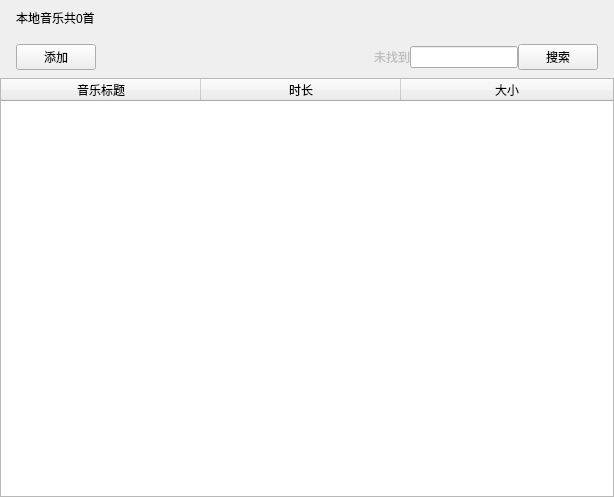
<?xml version="1.0" encoding="UTF-8"?>
<ui version="4.0">
 <class>LocalMusicWidget</class>
 <widget class="QWidget" name="LocalMusicWidget">
  <property name="geometry">
   <rect>
    <x>0</x>
    <y>0</y>
    <width>614</width>
    <height>497</height>
   </rect>
  </property>
  <property name="sizePolicy">
   <sizepolicy hsizetype="Minimum" vsizetype="Minimum">
    <horstretch>1</horstretch>
    <verstretch>0</verstretch>
   </sizepolicy>
  </property>
  <property name="minimumSize">
   <size>
    <width>400</width>
    <height>400</height>
   </size>
  </property>
  <property name="mouseTracking">
   <bool>true</bool>
  </property>
  <property name="windowTitle">
   <string>Form</string>
  </property>
  <layout class="QVBoxLayout" name="verticalLayout">
   <property name="spacing">
    <number>0</number>
   </property>
   <property name="leftMargin">
    <number>0</number>
   </property>
   <property name="topMargin">
    <number>0</number>
   </property>
   <property name="rightMargin">
    <number>0</number>
   </property>
   <property name="bottomMargin">
    <number>0</number>
   </property>
   <item>
    <layout class="QHBoxLayout" name="horizontalLayout">
     <property name="leftMargin">
      <number>16</number>
     </property>
     <property name="topMargin">
      <number>8</number>
     </property>
     <property name="rightMargin">
      <number>16</number>
     </property>
     <property name="bottomMargin">
      <number>8</number>
     </property>
     <item>
      <widget class="QLabel" name="label">
       <property name="text">
        <string>本地音乐</string>
       </property>
      </widget>
     </item>
     <item>
      <widget class="QLabel" name="labTotalLocalMedia">
       <property name="text">
        <string>共0首</string>
       </property>
      </widget>
     </item>
     <item>
      <spacer name="horizontalSpacer">
       <property name="orientation">
        <enum>Qt::Horizontal</enum>
       </property>
       <property name="sizeHint" stdset="0">
        <size>
         <width>40</width>
         <height>20</height>
        </size>
       </property>
      </spacer>
     </item>
    </layout>
   </item>
   <item>
    <layout class="QHBoxLayout" name="horizontalLayout_2" stretch="0,1,0,0,0">
     <property name="spacing">
      <number>0</number>
     </property>
     <property name="leftMargin">
      <number>16</number>
     </property>
     <property name="topMargin">
      <number>8</number>
     </property>
     <property name="rightMargin">
      <number>16</number>
     </property>
     <property name="bottomMargin">
      <number>8</number>
     </property>
     <item>
      <widget class="QPushButton" name="btnAddMedia">
       <property name="text">
        <string>添加</string>
       </property>
      </widget>
     </item>
     <item>
      <spacer name="horizontalSpacer_2">
       <property name="orientation">
        <enum>Qt::Horizontal</enum>
       </property>
       <property name="sizeHint" stdset="0">
        <size>
         <width>40</width>
         <height>20</height>
        </size>
       </property>
      </spacer>
     </item>
     <item>
      <widget class="QLabel" name="labLocalMediaNotFound">
       <property name="enabled">
        <bool>false</bool>
       </property>
       <property name="text">
        <string>未找到</string>
       </property>
      </widget>
     </item>
     <item>
      <widget class="QLineEdit" name="searchLocalMedia"/>
     </item>
     <item>
      <widget class="QPushButton" name="btnSearchLocalMedia">
       <property name="text">
        <string>搜索</string>
       </property>
      </widget>
     </item>
    </layout>
   </item>
   <item>
    <widget class="MusicTableWidget" name="tableWidget">
     <property name="sizePolicy">
      <sizepolicy hsizetype="Expanding" vsizetype="Expanding">
       <horstretch>0</horstretch>
       <verstretch>0</verstretch>
      </sizepolicy>
     </property>
     <property name="acceptDrops">
      <bool>true</bool>
     </property>
     <property name="frameShadow">
      <enum>QFrame::Raised</enum>
     </property>
     <property name="editTriggers">
      <set>QAbstractItemView::NoEditTriggers</set>
     </property>
     <property name="selectionMode">
      <enum>QAbstractItemView::SingleSelection</enum>
     </property>
     <property name="selectionBehavior">
      <enum>QAbstractItemView::SelectRows</enum>
     </property>
     <property name="showGrid">
      <bool>false</bool>
     </property>
     <attribute name="horizontalHeaderDefaultSectionSize">
      <number>200</number>
     </attribute>
     <attribute name="horizontalHeaderMinimumSectionSize">
      <number>100</number>
     </attribute>
     <attribute name="horizontalHeaderShowSortIndicator" stdset="0">
      <bool>true</bool>
     </attribute>
     <attribute name="horizontalHeaderStretchLastSection">
      <bool>true</bool>
     </attribute>
     <column>
      <property name="text">
       <string>音乐标题</string>
      </property>
     </column>
     <column>
      <property name="text">
       <string>时长</string>
      </property>
     </column>
     <column>
      <property name="text">
       <string>大小</string>
      </property>
     </column>
    </widget>
   </item>
  </layout>
 </widget>
 <customwidgets>
  <customwidget>
   <class>MusicTableWidget</class>
   <extends>QTableWidget</extends>
   <header location="global">musictablewidget.h</header>
  </customwidget>
 </customwidgets>
 <resources/>
 <connections/>
</ui>
